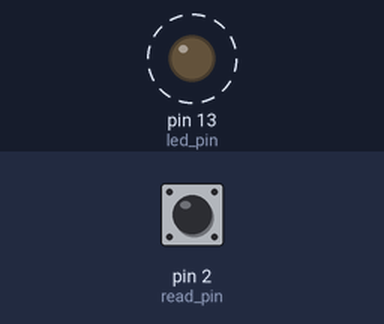
Bench run of a sketch on a simulated Arduino Uno, built with avr-gcc and run on an emulated ATmega328P. Shown: output pins drawn as LEDs (lit = HIGH). Dashed ring = blinking. The inputs (shaded band) are chosen by the test bench; at power-on: pin 2 (read_pin) HIGH. What the sketch prints to the serial monitor is not drawn.

Above: at 0.5 s.
Timing chart, 0 to 3.0 s (numbered marks = the images above):
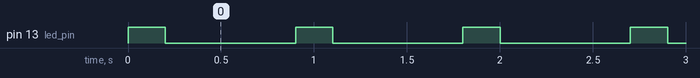

The sketch:

pyserial.ino
```cpp
#define READ 0
#define WRITE 1

int read_pin = 2;
int led_pin = 13;

void setup() {
  Serial.begin(9600);
  pinMode(read_pin, INPUT_PULLUP);
  pinMode(led_pin, OUTPUT);
  while (!Serial);
}

void loop() {

  int mode = digitalRead(read_pin);
  if (mode == READ) {
    if (Serial.available()) {
      int c = Serial.read();
      blinky(c);
    }
  }
  else if (mode == WRITE) {
    Serial.println("I'm here and listening");
    blinky(1);
    delay(500);
  }
}

void blinky(int n) {
  for (int i = 0; i < n; ++i) {
    digitalWrite(led_pin, HIGH);
    delay(200);
    digitalWrite(led_pin, LOW);
    delay(200);
  }
}
```

Measured:
- by itself, pin 13 (led_pin): alternates HIGH for 0.20 s and LOW for 0.70 s
